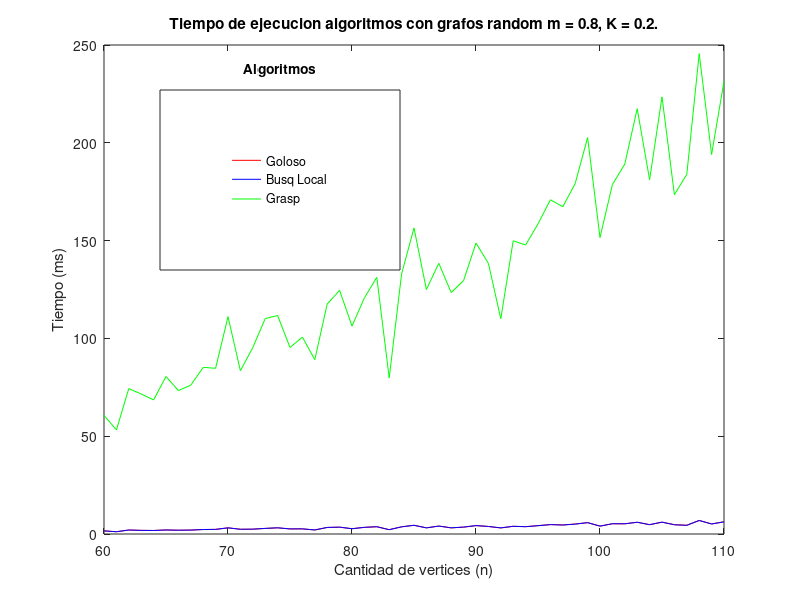
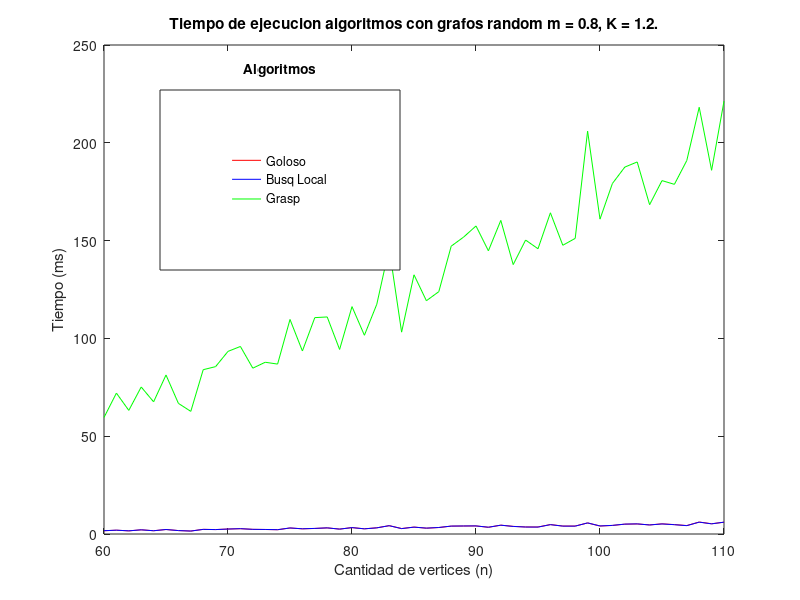
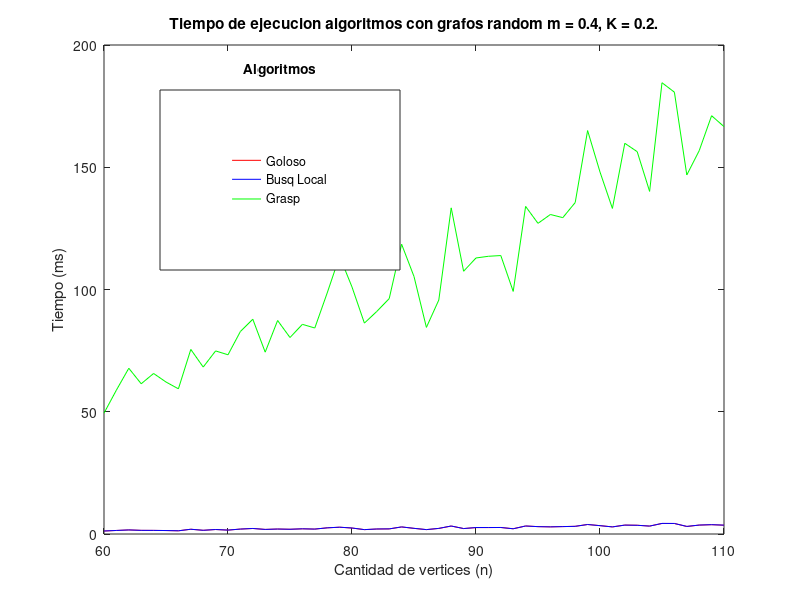
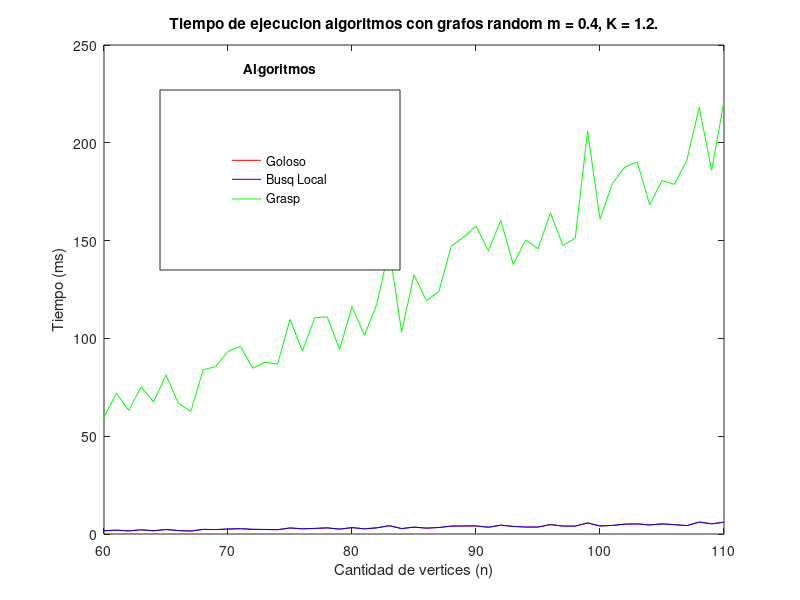

The MATLAB script that drew these images, in order:
close all;

datos_tiempo1 = [ 60 1576716 1588730 60698735
61 1155383 1168743 53188335
62 2033602 2039057 74350112
63 1860099 1849169 71573221
64 1804768 1796251 68534332
65 2062350 2055110 80525247
66 1939443 1925735 73305425
67 2011296 2006642 76101408
68 2297626 2286580 85196560
69 2369847 2358474 84718912
70 3156111 3148185 111104421
71 2431084 2415484 83461608
72 2478329 2471351 95327634
73 2845349 2869477 110135695
74 3153131 3177107 111700692
75 2590284 2609000 95367939
76 2619356 2639601 100673187
77 2058261 2074392 89107011
78 3345016 3364397 117559356
79 3491705 3512305 124554263
80 2711467 2695505 106304816
81 3416547 3397835 120723346
82 3735087 3716481 131221711
83 2224156 2196544 79807871
84 3683293 3666541 132972118
85 4469448 4447026 156470885
86 3155563 3124431 124966195
87 4067390 4053467 138395167
88 3132384 3152549 123430263
89 3510222 3542149 129590236
90 4284533 4309340 148763650
91 3837253 3858458 138332235
92 3106509 3127989 110031311
93 3930154 3949741 149907264
94 3761520 3728666 147754406
95 4280499 4245448 158525883
96 4829168 4795036 170881670
97 4623276 4581810 167321652
98 5101686 5056776 179173266
99 5831928 5797086 202672835
100 4019426 4042560 151555774
101 5233568 5255953 178631646
102 5197739 5237330 189113171
103 5995618 6020079 217420826
104 4750913 4786825 181132091
105 6045284 6073962 223470535
106 4759810 4706937 173501031
107 4484489 4435557 183894321
108 6937384 6903859 245586340
109 5162766 5103185 194029338
110 6246504 6205862 231486318];

datos_tiempo2 = [60 1668265 1683742 59569792
61 1948464 1955089 72034736
62 1603498 1618006 63198093
63 2143718 2141087 75159659
64 1673495 1669751 67573540
65 2298678 2296258 81285266
66 1755943 1751106 66784515
67 1513825 1506561 62695751
68 2376940 2362130 83999830
69 2268123 2262634 85572505
70 2543623 2535743 93361808
71 2712084 2731245 95879874
72 2375250 2386209 84780754
73 2304290 2322800 87805671
74 2191640 2207027 86870922
75 3071607 3098091 109689314
76 2646849 2666642 93559059
77 2833348 2861694 110619846
78 3124875 3141278 110968636
79 2513027 2493201 94346572
80 3275822 3265514 116252104
81 2659983 2639250 101609211
82 3164437 3145896 117467254
83 4272267 4253311 146086534
84 2788509 2757981 103200478
85 3537407 3516889 132513168
86 2978819 3005485 119260141
87 3312461 3331503 123892178
88 4027439 4053136 147152920
89 4085154 4107573 151795580
90 4122839 4141355 157479982
91 3433956 3462727 144783395
92 4522017 4504105 160327084
93 3899319 3864483 137741111
94 3599652 3561837 150282199
95 3582440 3538231 145830751
96 4820270 4784576 164214784
97 4065930 4026701 147614631
98 4065750 4020167 151133240
99 5646501 5674828 205964362
100 4090145 4111293 160974820
101 4367381 4409333 179184005
102 5031667 5062567 187581185
103 5142201 5179949 190206639
104 4647980 4617148 168353543
105 5195846 5147037 180672900
106 4807817 4761179 178759769
107 4317115 4270746 190958834
108 6115750 6064340 218159725
109 5239778 5188414 185952678
110 6018740 6063598 221280382];

datos_tiempo3 = [60 1224692 1225437 49423876
61 1444787 1452501 58857126
62 1672087 1661209 67792527
63 1491399 1492887 61449526
64 1473789 1478189 65655573
65 1417316 1416778 62163681
66 1310100 1316481 59379717
67 1944943 1946341 75497244
68 1510958 1517042 68282009
69 1837137 1836994 74877957
70 1596878 1599087 73303203
71 2017138 2018656 82834517
72 2257201 2264314 87838488
73 1875650 1875115 74370120
74 2034046 2035805 87324621
75 1935238 1938191 80366573
76 2118983 2126367 85754503
77 2014281 2008309 84252475
78 2521993 2524972 98599151
79 2771462 2789092 113583628
80 2438708 2454643 101024306
81 1786693 1794811 86252407
82 2038283 2055757 91030934
83 2083120 2100622 96275822
84 2883478 2903621 118531175
85 2302477 2321214 105317534
86 1788567 1803958 84501149
87 2282112 2297296 95704446
88 3253256 3273503 133393035
89 2217261 2233118 107466595
90 2626758 2649221 112897511
91 2633077 2648642 113586188
92 2667441 2664391 113889622
93 2151054 2140779 99217715
94 3282440 3273321 133983880
95 3017118 3011118 127056171
96 2926629 2920523 130678891
97 3037930 3026968 129390712
98 3146070 3135603 135560432
99 3892465 3884212 165004561
100 3419725 3411808 148053062
101 2913154 2899014 133159962
102 3649875 3642025 159800908
103 3583179 3564459 156372563
104 3240841 3230682 140123837
105 4308364 4335557 184577517
106 4294166 4317612 180706527
107 3079168 3103452 146840473
108 3641776 3661371 156784086
109 3807970 3820693 171079791
110 3597441 3625097 166625031];

datos_tiempo4 = [60 1016794 1031144 46186099
61 1332385 1344334 56415973
62 1156273 1159761 50541227
63 1313820 1314307 55080604
64 1426374 1433739 64651136
65 1507176 1511602 64984809
66 1538908 1543674 63215340
67 1749176 1750568 76026036
68 1877846 1882046 83742000
69 1636814 1637441 71691755
70 1454913 1457594 66118333
71 1445672 1445743 63995021
72 1874699 1878810 75994530
73 1946984 1947329 77479635
74 2181465 2187446 86530582
75 1376595 1368666 68190135
76 1880616 1881247 78153616
77 2019669 2017621 82128782
78 2505875 2505130 107451560
79 1785816 1802382 86491231
80 2767613 2786386 111779849
81 2048106 2058577 89195658
82 2386452 2399250 99273930
83 2942620 2962303 122013705
84 3165164 3183934 124688009
85 2737121 2756589 117152955
86 2868551 2890230 122076881
87 3028047 3050213 124764049
88 2622875 2639593 121338994
89 3021109 3040214 124297363
90 3586872 3613002 151993564
91 2663072 2682054 119693369
92 2479036 2476937 113958850
93 3169752 3162267 131256429
94 2649133 2639742 120974901
95 2882441 2876682 121321879
96 3366499 3361710 142276059
97 2647668 2633963 115849062
98 3712215 3702478 147415117
99 3474512 3472792 157057050
100 4289980 4287097 176803810
101 3878277 3871250 161151815
102 2704571 2692394 125600662
103 4591224 4582417 188330426
104 2685908 2669137 131103629
105 3275975 3299702 159243815
106 4992713 5019304 203760996
107 4107912 4132489 178748416
108 4195751 4223795 184313778
109 4523533 4546974 177365257
110 3402780 3424473 153471073];

datos_tiempo1(:,2:4) = datos_tiempo1(:,2:4) ./ 1E6
datos_tiempo2(:,2:4) = datos_tiempo2(:,2:4) ./ 1E6
datos_tiempo3(:,2:4) = datos_tiempo3(:,2:4) ./ 1E6
datos_tiempo4(:,2:4) = datos_tiempo4(:,2:4) ./ 1E6

close all
 figure;
  plot(datos_tiempo1(:,1), datos_tiempo1(:,2), 'r');
  hold on;
  plot(datos_tiempo1(:,1), datos_tiempo1(:,3), 'b');
  plot(datos_tiempo1(:,1), datos_tiempo1(:,4), 'g');
  title('Tiempo de ejecucion algoritmos con grafos random m = 0.8, K = 0.2.');
  xlabel('Cantidad de vertices (n)');
  ylabel('Tiempo (ms)');
  hleg = legend({'Goloso', 'Busq Local','Grasp'});
  set(hleg, 'Position', [0.2 0.55 0.3 0.3]);
  set(get(hleg,'Title'),'String','Algoritmos');
  saveas(gca, ['../graficos/todos_tiempo_randm8K2.eps'],'epsc');
  
  figure;
  plot(datos_tiempo2(:,1), datos_tiempo2(:,2), 'r');
  hold on;
  plot(datos_tiempo2(:,1), datos_tiempo2(:,3), 'b');
  plot(datos_tiempo2(:,1), datos_tiempo2(:,4), 'g');
  title('Tiempo de ejecucion algoritmos con grafos random m = 0.8, K = 1.2.');
  xlabel('Cantidad de vertices (n)');
  ylabel('Tiempo (ms)');
  hleg = legend({'Goloso', 'Busq Local','Grasp'});
  set(hleg, 'Position', [0.2 0.55 0.3 0.3]);
  set(get(hleg,'Title'),'String','Algoritmos');
  saveas(gca, ['../graficos/todos_tiempo_randm8K12.eps'],'epsc');
  
  figure;
  plot(datos_tiempo3(:,1), datos_tiempo3(:,2), 'r');
  hold on;
  plot(datos_tiempo3(:,1), datos_tiempo3(:,3), 'b');
  plot(datos_tiempo3(:,1), datos_tiempo3(:,4), 'g');
  title('Tiempo de ejecucion algoritmos con grafos random m = 0.4, K = 0.2.');
  xlabel('Cantidad de vertices (n)');
  ylabel('Tiempo (ms)');
  hleg = legend({'Goloso', 'Busq Local','Grasp'});
  set(hleg, 'Position', [0.2 0.55 0.3 0.3]);
  set(get(hleg,'Title'),'String','Algoritmos');
  saveas(gca, ['../graficos/todos_tiempo_randm4K2.eps'],'epsc');
  
  figure;
  plot(datos_tiempo2(:,1), datos_tiempo2(:,2), 'r');
  hold on;
  plot(datos_tiempo2(:,1), datos_tiempo2(:,3), 'b');
  plot(datos_tiempo2(:,1), datos_tiempo2(:,4), 'g');
  title('Tiempo de ejecucion algoritmos con grafos random m = 0.4, K = 1.2.');
  xlabel('Cantidad de vertices (n)');
  ylabel('Tiempo (ms)');
  hleg = legend({'Goloso', 'Busq Local','Grasp'});
  set(hleg, 'Position', [0.2 0.55 0.3 0.3]);
  set(get(hleg,'Title'),'String','Algoritmos');
  saveas(gca, ['../graficos/todos_tiempo_randm4K12.eps'],'epsc');
  
 
 close all
  figure
  plot(datos_tiempo1(:,1), datos_tiempo1(:,2), 'r');
  hold on;
  plot(datos_tiempo1(:,1), datos_tiempo1(:,3), 'b');
  title('Tiempo de ejecucion algoritmos con grafos random m = 0.8, K = 0.2.');
  xlabel('Cantidad de vertices (n)');
  ylabel('Tiempo (ms)');
  hleg = legend({'Goloso', 'Busq Local'});
  set(hleg, 'Position', [0.2 0.55 0.3 0.3]);
  set(get(hleg,'Title'),'String','Algoritmos');
  saveas(gca, ['../graficos/todos_tiempo_randm8K2SinG.eps'],'epsc');
  
   figure;
  plot(datos_tiempo2(:,1), datos_tiempo2(:,2), 'r');
  hold on;
  plot(datos_tiempo2(:,1), datos_tiempo2(:,3), 'b');
  title('Tiempo de ejecucion algoritmos con grafos random m = 0.8, K = 1.2.');
  xlabel('Cantidad de vertices (n)');
  ylabel('Tiempo (ms)');
  hleg = legend({'Goloso', 'Busq Local'});
  set(hleg, 'Position', [0.2 0.55 0.3 0.3]);
  set(get(hleg,'Title'),'String','Algoritmos');
  saveas(gca, ['../graficos/todos_tiempo_randm8K12SinG.eps'],'epsc');
  
  figure;
  plot(datos_tiempo3(:,1), datos_tiempo3(:,2), 'r');
  hold on;
  plot(datos_tiempo3(:,1), datos_tiempo3(:,3), 'b');
  title('Tiempo de ejecucion algoritmos con grafos random m = 0.4, K = 0.2.');
  xlabel('Cantidad de vertices (n)');
  ylabel('Tiempo (ms)');
  hleg = legend({'Goloso', 'Busq Local'});
  set(hleg, 'Position', [0.2 0.55 0.3 0.3]);
  set(get(hleg,'Title'),'String','Algoritmos');
  saveas(gca, ['../graficos/todos_tiempo_randm4K2SinG.eps'],'epsc');
  
  figure;
  plot(datos_tiempo2(:,1), datos_tiempo2(:,2), 'r');
  hold on;
  plot(datos_tiempo2(:,1), datos_tiempo2(:,3), 'b');
  title('Tiempo de ejecucion algoritmos con grafos random m = 0.4, K = 1.2.');
  xlabel('Cantidad de vertices (n)');
  ylabel('Tiempo (ms)');
  hleg = legend({'Goloso', 'Busq Local'});
  set(hleg, 'Position', [0.2 0.55 0.3 0.3]);
  set(get(hleg,'Title'),'String','Algoritmos');
  saveas(gca, ['../graficos/todos_tiempo_randm4K12SinG.eps'],'epsc');